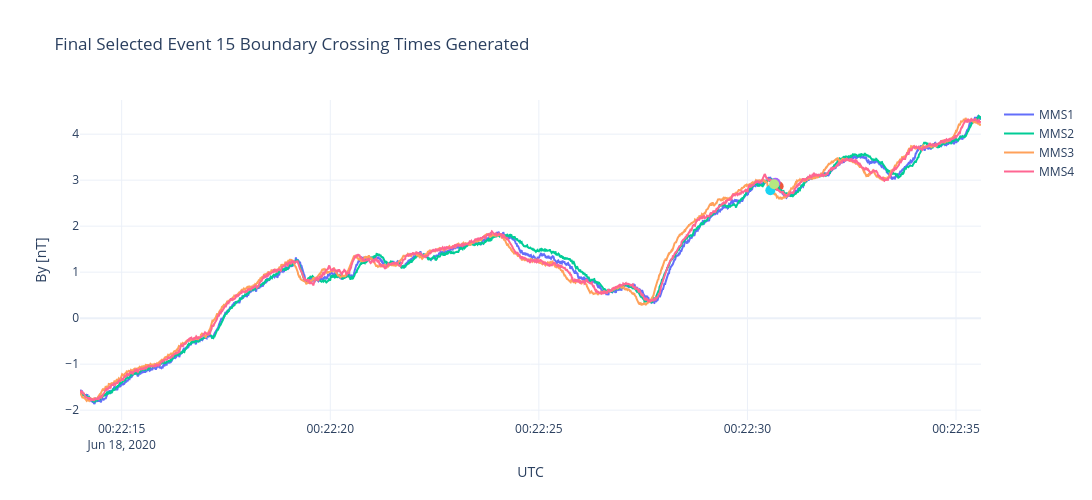

Notebook code for this chart:
### Code cell
fig = go.Figure()

for sc in range(1, 5):

    cut = fgm[sc].loc[
        event_start:event_end
    ]

    fig.add_trace(
        go.Scatter(
            x=cut.index,
            y=cut[component],
            mode="lines",
            name=f"MMS{sc}"
        )
    )

    t_cross = crossing_times[sc]

    y_cross = fgm[sc].loc[
        fgm[sc].index[
            fgm[sc].index.get_indexer(
                [t_cross],
                method="nearest"
            )[0]
        ],
        component
    ]

    fig.add_trace(
        go.Scatter(
            x=[t_cross],
            y=[y_cross],
            mode="markers",
            marker=dict(size=10),
            showlegend=False
        )
    )


fig.update_layout(
    template="plotly_white",
    width=1100,
    height=500,
    title=f'Final Selected {event_num} Boundary Crossing Times Generated ',
    yaxis_title=f'{component} [nT]',
    xaxis_title="UTC"
)

fig.show()

### Figure 1 — Plotly figure (JSON) as saved in the notebook; plotly's stock layout.template omitted (floating-point values rounded to 4 significant figures; data arrays with more than 128 entries replaced by an {"elided": "..."} marker saying what was removed)
{"data": [{"mode": "lines", "name": "MMS1", "type": "scatter", "x": {"elided": "2765 str values"}, "y": {"elided": "2765 float values"}}, {"marker": {"size": 10}, "mode": "markers", "showlegend": false, "type": "scatter", "x": ["2020-06-18T00:22:30.747097254"], "y": [2.869]}, {"mode": "lines", "name": "MMS2", "type": "scatter", "x": {"elided": "2765 str values"}, "y": {"elided": "2765 float values"}}, {"marker": {"size": 10}, "mode": "markers", "showlegend": false, "type": "scatter", "x": ["2020-06-18T00:22:30.672870636"], "y": [2.945]}, {"mode": "lines", "name": "MMS3", "type": "scatter", "x": {"elided": "2765 str values"}, "y": {"elided": "2765 float values"}}, {"marker": {"size": 10}, "mode": "markers", "showlegend": false, "type": "scatter", "x": ["2020-06-18T00:22:30.549702168"], "y": [2.781]}, {"mode": "lines", "name": "MMS4", "type": "scatter", "x": {"elided": "2764 str values"}, "y": {"elided": "2764 float values"}}, {"marker": {"size": 10}, "mode": "markers", "showlegend": false, "type": "scatter", "x": ["2020-06-18T00:22:30.640173197"], "y": [2.91]}], "layout": {"height": 500, "title": {"text": "Final Selected Event 15 Boundary Crossing Times Generated "}, "width": 1100, "xaxis": {"title": {"text": "UTC"}}, "yaxis": {"title": {"text": "By [nT]"}}}}
